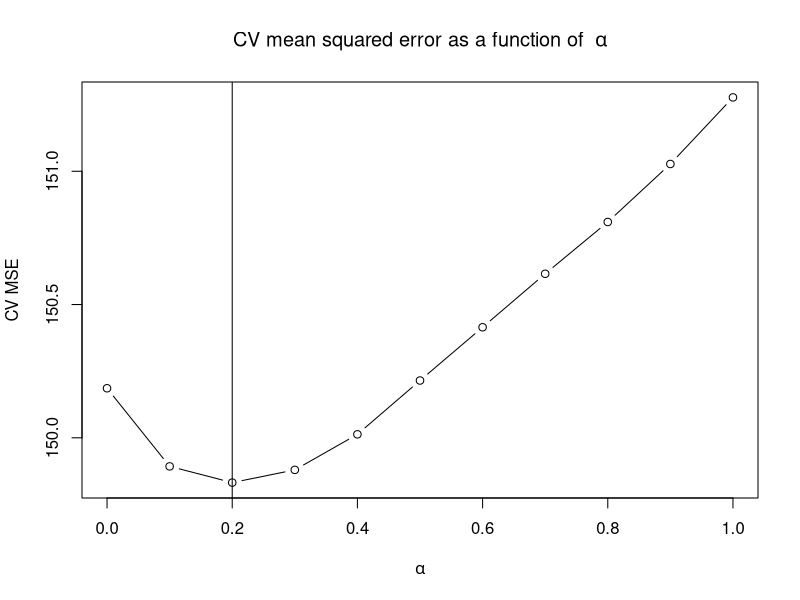

R code for this plot:
## ---- chunk 1
knitr::opts_chunk$set(
  collapse = TRUE,
  comment = "#>"
)
## ---- chunk 2
require(glmnet)
## ---- chunk 3
set.seed(1234)

n = 600; ntrain = 300
p = 20
     
x = matrix(rnorm(n*p), n, p)

# Treatment assignment
w = rbinom(n, 1, 0.5)

# m^*
m.coefs = c(rep(2,10), rep(0, p-10))
m = x %*% m.coefs

# tau
tau.coefs = runif(p, 0.5, 1)*m.coefs 
tau = 1.5*m + x%*%tau.coefs

mu = m + w * tau
y  = mu + 10 * rnorm(n)
cat("Signal to noise ratio:", var(mu)/var(y-mu))

# Split into train/test
xtest = x[-(1:ntrain), ]
tautest = tau[-(1:ntrain)] 
wtest = w[-(1:ntrain)]

x = x[1:ntrain, ]
y = y[1:ntrain] 
w = w[1:ntrain]

# Define training folds
nfolds = 10
foldid = sample(rep(1:10, trunc(nrow(x)/nfolds)+1))[1:nrow(x)]
## ---- chunk 4

e_fit = cv.glmnet(x, w, foldid = foldid,
                  family="binomial", type.measure="deviance",
                  keep = TRUE)

e_hat = e_fit$fit.preval[, e_fit$lambda == e_fit$lambda.1se]
e_hat = 1/(1 + exp(-e_hat))

## ---- chunk 5

m_fit = cv.glmnet(x, y, foldid = foldid, keep = TRUE)

m_hat = m_fit$fit.preval[, m_fit$lambda == m_fit$lambda.1se]

bhat = coef(m_fit, s = m_fit$lambda.1se)
support = which(bhat[-1] != 0)

## ---- chunk 6
y_tilde = y - m_hat
x_tilde = cbind(as.numeric(w - e_hat) * cbind(1, x))
## ---- chunk 7
cv.error = NULL
alphalist = seq(0, 1, length.out = 11)

for(alpha in alphalist){
  pf = rep(1/alpha, p)
  pf[support] = 1
  pf = c(0, pf) # Don't penalize the intercept
  
  tau_fit = cv.glmnet(x_tilde, y_tilde, 
                      foldid = foldid,
                      penalty.factor = pf,
                      intercept = FALSE, # already include in x_tilde
                      standardize = FALSE)
  cv.error = c(cv.error, min(tau_fit$cvm))
}


plot(alphalist, cv.error, type = "b",
     xlab = expression(alpha), 
     ylab = "CV MSE", 
     main = bquote("CV mean squared error as a function of " ~ alpha))
abline(v = alphalist[which.min(cv.error)])

## ---- chunk 8

best.alpha = alphalist[which.min(cv.error)]
cat("Chosen alpha:", best.alpha)

pf = rep(1/best.alpha, p)
pf[support] = 1
pf = c(0, pf)
tau_fit = cv.glmnet(x_tilde, y_tilde, foldid = foldid,
                    penalty.factor = pf,
                    intercept = FALSE,
                    standardize = FALSE)
## ---- chunk 9
tau_rlearner = cv.glmnet(x_tilde, y_tilde, foldid = foldid, 
                         penalty.factor = c(0, rep(1, ncol(x))),
                         intercept = FALSE,
                         standardize = FALSE)
## ---- chunk 10

rlearner_preds   = predict(tau_rlearner, cbind(1, xtest), s = "lambda.min")
cat("R-learner PSE: ", 
    round(mean((rlearner_preds - tautest)^2), 2))

pretrained_preds = predict(tau_fit, cbind(1, xtest), s = "lambda.min")
cat("Pretrained R-learner PSE: ", 
    round(mean((pretrained_preds - tautest)^2), 2))

## ---- chunk 11
######################################################
# Simulate data
######################################################
x = matrix(rnorm(n*p), n, p)

# Treatment assignment
w = rbinom(n, 1, 0.5)

# m^*
m.coefs = c(rep(2,10), rep(0, p-10))
m = x %*% m.coefs

# tau
# Note these coefficients have no overlap with m.coefs!
tau.coefs = c(rep(0, 10), rep(2, 10), rep(0, p-20))
tau = x%*%tau.coefs

mu = m + w * tau
y  = mu + 10 * rnorm(n)
cat("Signal to noise ratio:", var(mu)/var(y-mu))

# Split into train/test
xtest = x[-(1:ntrain), ]
tautest = tau[-(1:ntrain)] 
wtest = w[-(1:ntrain)]

x = x[1:ntrain, ]
y = y[1:ntrain] 
w = w[1:ntrain]

######################################################
# Model fitting: e^*
######################################################
e_fit = cv.glmnet(x, w, foldid = foldid,
                  family="binomial", type.measure="deviance",
                  keep = TRUE)
e_hat = e_fit$fit.preval[, e_fit$lambda == e_fit$lambda.1se]
e_hat = 1/(1 + exp(-e_hat))

######################################################
# Model fitting: m^*
######################################################
m_fit = cv.glmnet(x, y, foldid = foldid, keep = TRUE)

m_hat = m_fit$fit.preval[, m_fit$lambda == m_fit$lambda.1se]

bhat = coef(m_fit, s = m_fit$lambda.1se)
support = which(bhat[-1] != 0)

######################################################
# Pretraining: tau
######################################################
y_tilde = y - m_hat
x_tilde = cbind(as.numeric(w - e_hat) * cbind(1, x))

cv.error = NULL
alphalist = seq(0, 1, length.out = 11)

for(alpha in alphalist){
  pf = rep(1/alpha, p)
  pf[support] = 1
  pf = c(0, pf) # Don't penalize the intercept
  
  tau_fit = cv.glmnet(x_tilde, y_tilde, 
                      foldid = foldid,
                      penalty.factor = pf,
                      intercept = FALSE, # already include in x_tilde
                      standardize = FALSE)
  cv.error = c(cv.error, min(tau_fit$cvm))
}

# Our final model for tau:
best.alpha = alphalist[which.min(cv.error)]
cat("Chosen alpha:", best.alpha)

pf = rep(1/best.alpha, p)
pf[support] = 1
pf = c(0, pf)
tau_fit = cv.glmnet(x_tilde, y_tilde, foldid = foldid,
                    penalty.factor = pf,
                    intercept = FALSE,
                    standardize = FALSE)

######################################################
# Fit the usual R-learner:
######################################################
tau_rlearner = cv.glmnet(x_tilde, y_tilde, foldid = foldid, 
                         penalty.factor = c(0, rep(1, ncol(x))),
                         intercept = FALSE,
                         standardize = FALSE)

######################################################
# Measure performance:
######################################################
rlearner_preds = predict(tau_rlearner, cbind(1, xtest), s = "lambda.min")
cat("R-learner prediction squared error: ", 
    round(mean((rlearner_preds - tautest)^2), 2))

pretrained_preds = predict(tau_fit, cbind(1, xtest), s = "lambda.min")
cat("Pretrained R-learner prediction squared error: ", 
    round(mean((pretrained_preds - tautest)^2), 2))
